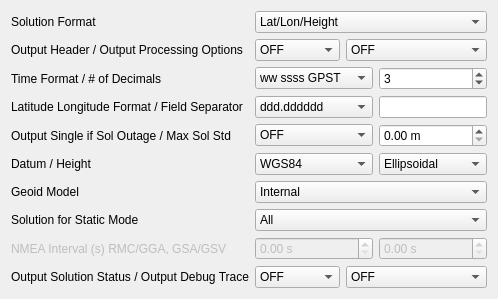
     <widget class="QWidget" name="TabSheet3">
      <property name="toolTip">
       <string/>
      </property>
      <attribute name="title">
       <string>O&amp;utput</string>
      </attribute>
      <layout class="QGridLayout" name="gridLayout_3">
       <item row="3" column="3">
        <widget class="QSpinBox" name="TimeDecimal">
         <property name="maximum">
          <number>20</number>
         </property>
         <property name="value">
          <number>3</number>
         </property>
        </widget>
       </item>
       <item row="0" column="0">
        <widget class="QLabel" name="LabelSolFormat">
         <property name="enabled">
          <bool>true</bool>
         </property>
         <property name="toolTip">
          <string/>
         </property>
         <property name="text">
          <string>Solution Format</string>
         </property>
        </widget>
       </item>
       <item row="0" column="1" colspan="3">
        <widget class="QComboBox" name="SolFormat">
         <property name="enabled">
          <bool>true</bool>
         </property>
         <property name="toolTip">
          <string/>
         </property>
         <item>
          <property name="text">
           <string>Lat/Lon/Height</string>
          </property>
         </item>
         <item>
          <property name="text">
           <string>X/Y/Z-ECEF</string>
          </property>
         </item>
         <item>
          <property name="text">
           <string>E/N/U-Baseline</string>
          </property>
         </item>
         <item>
          <property name="text">
           <string>NMEA0183</string>
          </property>
         </item>
        </widget>
       </item>
       <item row="1" column="0">
        <widget class="QLabel" name="Label20">
         <property name="enabled">
          <bool>true</bool>
         </property>
         <property name="toolTip">
          <string/>
         </property>
         <property name="text">
          <string>Output Header / Output Processing Options</string>
         </property>
        </widget>
       </item>
       <item row="1" column="1">
        <widget class="QComboBox" name="OutputHead">
         <property name="enabled">
          <bool>true</bool>
         </property>
         <property name="toolTip">
          <string/>
         </property>
         <item>
          <property name="text">
           <string>OFF</string>
          </property>
         </item>
         <item>
          <property name="text">
           <string>ON</string>
          </property>
         </item>
        </widget>
       </item>
       <item row="1" column="2" colspan="2">
        <widget class="QComboBox" name="OutputOpt">
         <property name="enabled">
          <bool>true</bool>
         </property>
         <property name="toolTip">
          <string/>
         </property>
         <item>
          <property name="text">
           <string>OFF</string>
          </property>
         </item>
         <item>
          <property name="text">
           <string>ON</string>
          </property>
         </item>
        </widget>
       </item>
       <item row="3" column="0">
        <widget class="QLabel" name="LabelTimeFormat">
         <property name="enabled">
          <bool>true</bool>
         </property>
         <property name="toolTip">
          <string/>
         </property>
         <property name="text">
          <string>Time Format / # of Decimals</string>
         </property>
        </widget>
       </item>
       <item row="3" column="1" colspan="2">
        <widget class="QComboBox" name="TimeFormat">
         <property name="enabled">
          <bool>true</bool>
         </property>
         <property name="toolTip">
          <string/>
         </property>
         <item>
          <property name="text">
           <string>ww ssss GPST</string>
          </property>
         </item>
         <item>
          <property name="text">
           <string>hh:mm:ss GPST</string>
          </property>
         </item>
         <item>
          <property name="text">
           <string>hh:mm:ss UTC</string>
          </property>
         </item>
         <item>
          <property name="text">
           <string>hh:mm:ss JST</string>
          </property>
         </item>
        </widget>
       </item>
       <item row="4" column="0">
        <widget class="QLabel" name="LabelLatLonFormat">
         <property name="enabled">
          <bool>true</bool>
         </property>
         <property name="toolTip">
          <string/>
         </property>
         <property name="text">
          <string>Latitude Longitude Format / Field Separator</string>
         </property>
        </widget>
       </item>
       <item row="5" column="0">
        <widget class="QLabel" name="LabelFieldSep">
         <property name="enabled">
          <bool>true</bool>
         </property>
         <property name="toolTip">
          <string/>
         </property>
         <property name="text">
          <string>Output Single if Sol Outage / Max Sol Std</string>
         </property>
        </widget>
       </item>
       <item row="6" column="0">
        <widget class="QLabel" name="Label2">
         <property name="enabled">
          <bool>true</bool>
         </property>
         <property name="toolTip">
          <string/>
         </property>
         <property name="text">
          <string>Datum / Height</string>
         </property>
        </widget>
       </item>
       <item row="6" column="1" colspan="2">
        <widget class="QComboBox" name="OutputDatum">
         <property name="enabled">
          <bool>true</bool>
         </property>
         <property name="toolTip">
          <string/>
         </property>
         <item>
          <property name="text">
           <string>WGS84</string>
          </property>
         </item>
        </widget>
       </item>
       <item row="6" column="3">
        <widget class="QComboBox" name="OutputHeight">
         <property name="enabled">
          <bool>true</bool>
         </property>
         <property name="toolTip">
          <string/>
         </property>
         <item>
          <property name="text">
           <string>Ellipsoidal</string>
          </property>
         </item>
         <item>
          <property name="text">
           <string>Geodetic</string>
          </property>
         </item>
        </widget>
       </item>
       <item row="7" column="0">
        <widget class="QLabel" name="Label18">
         <property name="enabled">
          <bool>true</bool>
         </property>
         <property name="toolTip">
          <string/>
         </property>
         <property name="text">
          <string>Geoid Model</string>
         </property>
        </widget>
       </item>
       <item row="7" column="1" colspan="3">
        <widget class="QComboBox" name="OutputGeoid">
         <property name="enabled">
          <bool>true</bool>
         </property>
         <property name="toolTip">
          <string/>
         </property>
         <item>
          <property name="text">
           <string>Internal</string>
          </property>
         </item>
         <item>
          <property name="text">
           <string>EGM96-BE 15&quot;</string>
          </property>
         </item>
         <item>
          <property name="text">
           <string>EGM2008-SE 2.5&quot;</string>
          </property>
         </item>
         <item>
          <property name="text">
           <string>EGM2008-SE 1.0&quot;</string>
          </property>
         </item>
         <item>
          <property name="text">
           <string>GSI2000 1x1.5&quot;</string>
          </property>
         </item>
        </widget>
       </item>
       <item row="8" column="0">
        <widget class="QLabel" name="Label31">
         <property name="enabled">
          <bool>true</bool>
         </property>
         <property name="toolTip">
          <string/>
         </property>
         <property name="text">
          <string>Solution for Static Mode</string>
         </property>
        </widget>
       </item>
       <item row="8" column="1" colspan="3">
        <widget class="QComboBox" name="SolStatic">
         <property name="enabled">
          <bool>true</bool>
         </property>
         <property name="toolTip">
          <string/>
         </property>
         <item>
          <property name="text">
           <string>All</string>
          </property>
         </item>
         <item>
          <property name="text">
           <string>Single</string>
          </property>
         </item>
        </widget>
       </item>
       <item row="10" column="0">
        <widget class="QLabel" name="Label21">
         <property name="enabled">
          <bool>false</bool>
         </property>
         <property name="toolTip">
          <string/>
         </property>
         <property name="text">
          <string>NMEA Interval (s) RMC/GGA, GSA/GSV</string>
         </property>
        </widget>
       </item>
       <item row="11" column="0">
        <widget class="QLabel" name="Label36">
         <property name="enabled">
          <bool>true</bool>
         </property>
         <property name="toolTip">
          <string/>
         </property>
         <property name="text">
          <string>Output Solution Status / Output Debug Trace</string>
         </property>
        </widget>
       </item>
       <item row="11" column="1">
        <widget class="QComboBox" name="DebugStatus">
         <property name="enabled">
          <bool>true</bool>
         </property>
         <property name="toolTip">
          <string/>
         </property>
         <item>
          <property name="text">
           <string>OFF</string>
          </property>
         </item>
         <item>
          <property name="text">
           <string>State</string>
          </property>
         </item>
         <item>
          <property name="text">
           <string>Residuals</string>
          </property>
         </item>
        </widget>
       </item>
       <item row="11" column="2" colspan="2">
        <widget class="QComboBox" name="DebugTrace">
         <property name="enabled">
          <bool>true</bool>
         </property>
         <property name="toolTip">
          <string/>
         </property>
         <item>
          <property name="text">
           <string>OFF</string>
          </property>
         </item>
         <item>
          <property name="text">
           <string>Level1</string>
          </property>
         </item>
         <item>
          <property name="text">
           <string>Level2</string>
          </property>
         </item>
         <item>
          <property name="text">
           <string>Level3</string>
          </property>
         </item>
         <item>
          <property name="text">
           <string>Level4</string>
          </property>
         </item>
         <item>
          <property name="text">
           <string>Level5</string>
          </property>
         </item>
        </widget>
       </item>
       <item row="4" column="1" colspan="2">
        <widget class="QComboBox" name="LatLonFormat">
         <property name="enabled">
          <bool>true</bool>
         </property>
         <property name="toolTip">
          <string/>
         </property>
         <property name="currentText">
          <string>ddd.dddddd</string>
         </property>
         <item>
          <property name="text">
           <string>ddd.dddddd</string>
          </property>
         </item>
         <item>
          <property name="text">
           <string>ddd mm ss.ss</string>
          </property>
         </item>
        </widget>
       </item>
       <item row="4" column="3">
        <widget class="QLineEdit" name="FieldSep">
         <property name="enabled">
          <bool>true</bool>
         </property>
         <property name="toolTip">
          <string/>
         </property>
         <property name="text">
          <string/>
         </property>
        </widget>
       </item>
       <item row="5" column="1" colspan="2">
        <widget class="QComboBox" name="OutputSingle">
         <item>
          <property name="text">
           <string>OFF</string>
          </property>
         </item>
         <item>
          <property name="text">
           <string>ON</string>
          </property>
         </item>
        </widget>
       </item>
       <item row="5" column="3">
        <widget class="QDoubleSpinBox" name="MaxSolStd">
         <property name="suffix">
          <string> m</string>
         </property>
        </widget>
       </item>
       <item row="10" column="3">
        <widget class="QDoubleSpinBox" name="NmeaIntv2">
         <property name="enabled">
          <bool>false</bool>
         </property>
         <property name="suffix">
          <string> s</string>
         </property>
         <property name="maximum">
          <double>3600.000000000000000</double>
         </property>
        </widget>
       </item>
       <item row="10" column="1" colspan="2">
        <widget class="QDoubleSpinBox" name="NmeaIntv1">
         <property name="enabled">
          <bool>false</bool>
         </property>
         <property name="suffix">
          <string> s</string>
         </property>
         <property name="maximum">
          <double>3600.000000000000000</double>
         </property>
        </widget>
       </item>
      </layout>
     </widget>
